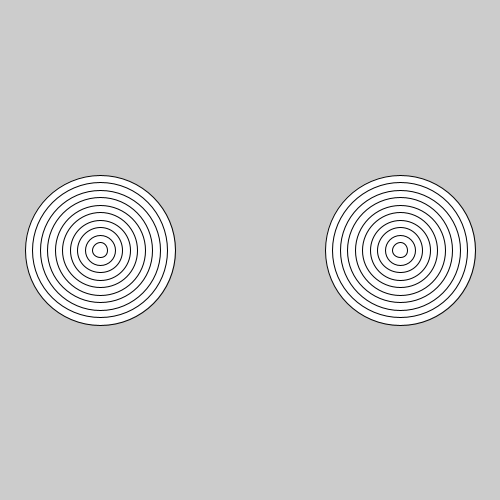
Frame 1 (no input)
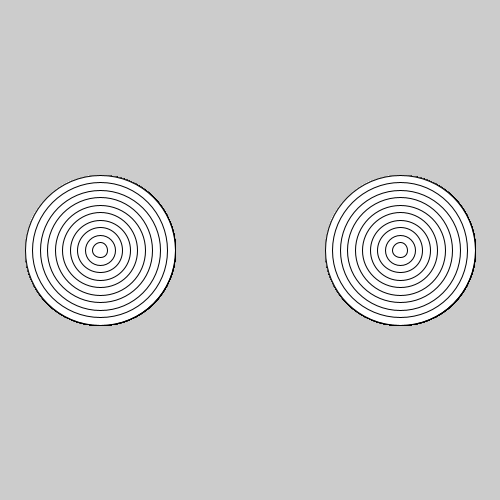
Frame 60 (the mouse pressed at the canvas centre just before this capture)
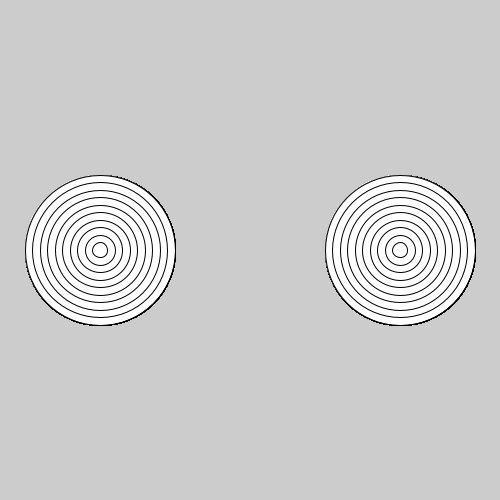
Frame 120 (the mouse held since frame 60 and released just before this capture)

The Processing sketch that drew these frames (run headless with seeded random() and noise(); from frame 60 on, the mouse is pressed at the canvas centre):

// Processing sketch: ForLoopCircle
// ── ForLoopCircle.pde
void setup()
{
  size(500, 500);
}

void draw()
{
  
  for (int i = 150; i >= 1; i-=15)
  {
    ellipse(100, 250, i, i);
  }
  for (int j = 150; j >= 1; j-=15)
  {
    ellipse(400, 250, j, j);
  }
  
}
